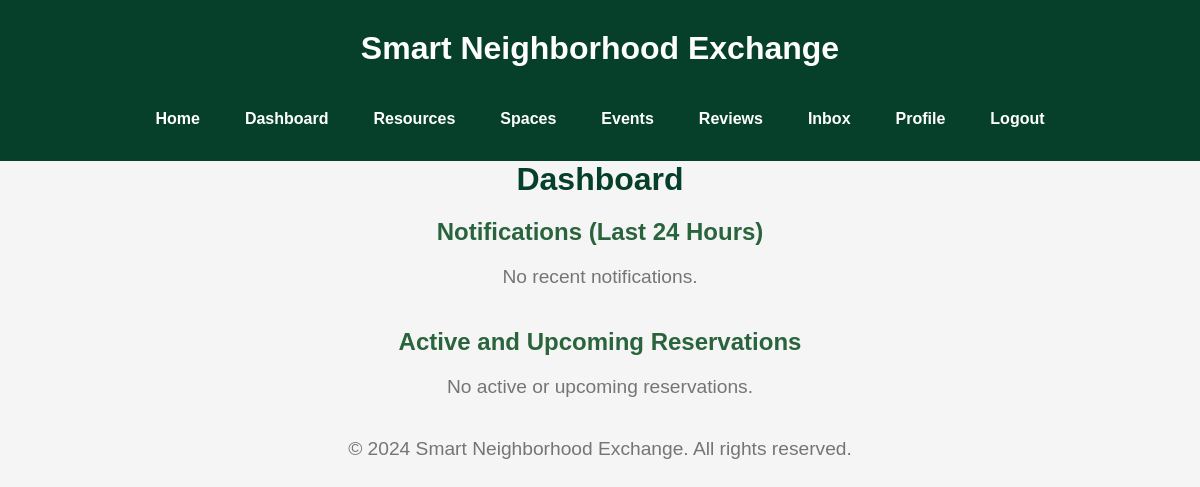
Page /dashboard (signed in) on the earlier database version.
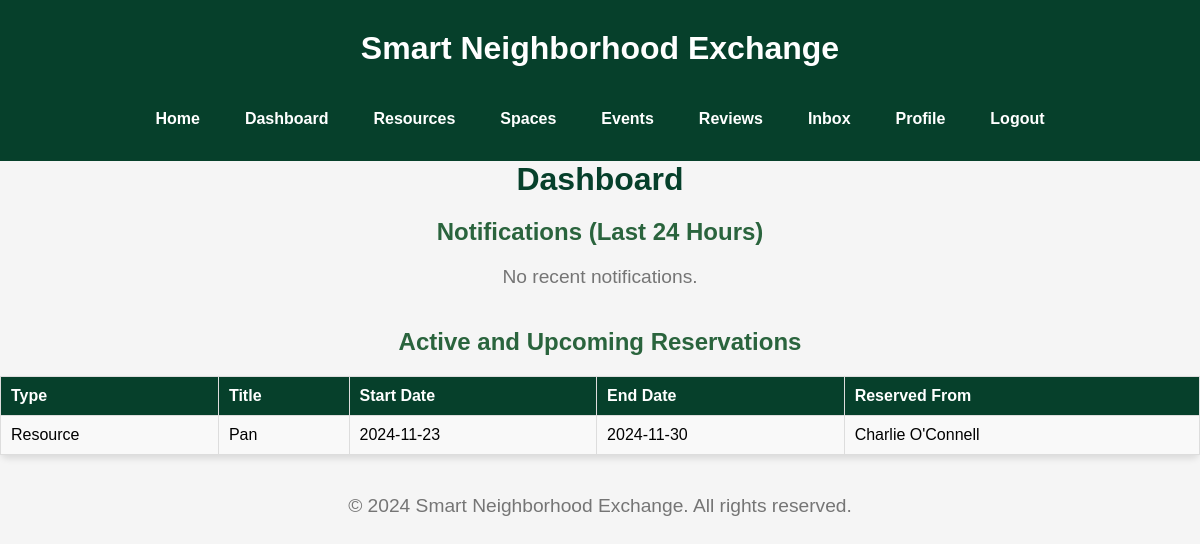
Same page on the later database version.
### tables this page shows
CREATE TABLE ResourceReservations (
    reservation_id INTEGER PRIMARY KEY AUTOINCREMENT,
    resource_id INTEGER NOT NULL,
    user_id INTEGER NOT NULL,
    reservation_start_date TEXT NOT NULL,
    reservation_end_date TEXT NOT NULL, created_at TEXT,
    FOREIGN KEY (resource_id) REFERENCES Resources(resource_id),
    FOREIGN KEY (user_id) REFERENCES Users(user_id)
);

CREATE TABLE Resources (
    resource_id INTEGER PRIMARY KEY AUTOINCREMENT,
    user_id INTEGER,
    title TEXT NOT NULL,
    description TEXT,
    images TEXT,
    category TEXT,
    availability TEXT,
    date_posted TEXT NOT NULL,
    FOREIGN KEY (user_id) REFERENCES Users(user_id)
);

CREATE TABLE Users (
    user_id INTEGER PRIMARY KEY AUTOINCREMENT,
    name TEXT NOT NULL,
    email TEXT NOT NULL UNIQUE,
    password TEXT NOT NULL,
    profile_image TEXT,
    location TEXT
);

### app.py (the view)
@app.route('/dashboard')
def dashboard():
    user_id = get_user_id()  # Function to get the current user's ID
    con = get_db()
    last_24_hours = (datetime.now() - timedelta(hours=24)).strftime('%Y-%m-%d %H:%M:%S')
    notifications = []
    resource_notifications = con.execute('''
        SELECT r.title, u.name, rr.created_at
        FROM ResourceReservations rr
        JOIN Resources r ON rr.resource_id = r.resource_id
        JOIN Users u ON rr.user_id = u.user_id
        WHERE r.user_id = ? AND rr.created_at >= ?
    ''', (user_id, last_24_hours)).fetchall()
    notifications.extend([("Resource", title, user_name, created_at) for title, user_name, created_at in resource_notifications])
    space_notifications = con.execute('''
        SELECT s.title, u.name, sr.created_at
        FROM SpaceReservations sr
        JOIN Spaces s ON sr.space_id = s.space_id
        JOIN Users u ON sr.user_id = u.user_id
        WHERE s.user_id = ? AND sr.created_at >= ?
    ''', (user_id, last_24_hours)).fetchall()
    notifications.extend([("Space", title, user_name, created_at) for title, user_name, created_at in space_notifications])
    event_notifications = con.execute('''
        SELECT e.title, u.name, ea.created_at
        FROM EventAttendance ea
        JOIN Events e ON ea.event_id = e.event_id
        JOIN Users u ON ea.user_id = u.user_id
        WHERE e.user_id = ? AND ea.created_at >= ?
    ''', (user_id, last_24_hours)).fetchall()
    notifications.extend([("Event", title, user_name, created_at) for title, user_name, created_at in event_notifications])
    reservations = []
    resource_reservations = con.execute('''
        SELECT r.title, rr.reservation_start_date, rr.reservation_end_date, u.name
        FROM ResourceReservations rr
        JOIN Resources r ON rr.resource_id = r.resource_id
        JOIN Users u ON r.user_id = u.user_id
        WHERE rr.user_id = ? AND (
            rr.reservation_end_date >= ? OR rr.reservation_start_date >= ?
        )
    ''', (user_id, datetime.now().strftime('%Y-%m-%d'), datetime.now().strftime('%Y-%m-%d'))).fetchall()
    reservations.extend([("Resource", title, start_date, end_date, reserved_from) for title, start_date, end_date, reserved_from in resource_reservations])
    space_reservations = con.execute('''
        SELECT s.title, sr.reservation_start_date, sr.reservation_end_date, u.name
        FROM SpaceReservations sr
        JOIN Spaces s ON sr.space_id = s.space_id
        JOIN Users u ON s.user_id = u.user_id
        WHERE sr.user_id = ? AND (
            sr.reservation_end_date >= ? OR sr.reservation_start_date >= ?
        )
    ''', (user_id, datetime.now().strftime('%Y-%m-%d'), datetime.now().strftime('%Y-%m-%d'))).fetchall()
    reservations.extend([("Space", title, start_date, end_date, reserved_from) for title, start_date, end_date, reserved_from in space_reservations])
    event_attendances = con.execute('''
        SELECT e.title, e.date, u.name
        FROM EventAttendance ea
        JOIN Events e ON ea.event_id = e.event_id
        JOIN Users u ON e.user_id = u.user_id
        WHERE ea.user_id = ? AND e.date >= ?
    ''', (user_id, datetime.now().strftime('%Y-%m-%d'))).fetchall()
    reservations.extend([("Event", title, start_date, None, organizer) for title, start_date, organizer in event_attendances])
    return render_template(
        'dashboard.html',
        notifications=notifications,
        reservations=reservations
    )

### app.py (called while the page is built)
def get_db():
    db = getattr(g, '_database', None)
    if db is None:
        db = g._database = sqlite3.connect(DATABASE)
    return db

@app.teardown_appcontext
def close_connection(exception):
    db = getattr(g, '_database', None)
    if db is not None:
        db.close()

def get_user_id():
    return session.get('user_id')

### templates/dashboard.html (shortened to what this page needs)
{% extends "base.html" %}
{% block content %}
<div class="dashboard-container">
    <header>
        <h1>Dashboard</h1>
    </header>
    <main>
        <section class="dashboard-section">
            <h2>Notifications (Last 24 Hours)</h2>
            {% if notifications %}
            <ul class="notifications-list">
                {% for notification in notifications %}
                <li>
                    <strong>{{ notification[0] }}</strong>: {{ notification[1] }} reserved by {{ notification[2] }} on {{ notification[3] }}
                </li>
                {% endfor %}
            </ul>
            {% else %}
            <p>No recent notifications.</p>
            {% endif %}
        </section>
        <section class="dashboard-section">
            <h2>Active and Upcoming Reservations</h2>
            {% if reservations %}
            <table class="dashboard-table">
                <thead>
                    <tr>
                        <th>Type</th>
                        <th>Title</th>
                        <th>Start Date</th>
                        <th>End Date</th>
                        <th>Reserved From</th>
                    </tr>
                </thead>
                <tbody>
                    {% for reservation in reservations %}
                    <tr>
                        <td>{{ reservation[0] }}</td>
                        <td>{{ reservation[1] }}</td>
                        <td>{{ reservation[2] }}</td>
                        <td>{{ reservation[3] if reservation[3] else "N/A" }}</td>
                        <td>{{ reservation[4] }}</td>
                    </tr>
                    {% endfor %}
                </tbody>
            </table>
            {% else %}
            <p>No active or upcoming reservations.</p>
            {% endif %}
        </section>
    </main>
</div>
{% endblock %}

### templates/base.html (shortened to what this page needs)
<!doctype html>
<html lang="en">
<head>
    <link rel="stylesheet" href="{{ url_for('static', filename='css/style.css') }}">
</head>
<body>
    <header class="navbar-header">
        <h1 class="navbar-header">Smart Neighborhood Exchange</h1>
        <nav class="navbar">
            <a href="{{ url_for('homepage') }}" class="navbar-link">Home</a>
            <a href="{{ url_for('dashboard') }}" class="navbar-link">Dashboard</a>
            <a href="{{ url_for('resources_home') }}" class="navbar-link">Resources</a>
            <a href="{{ url_for('spaces_home') }}" class="navbar-link">Spaces</a>
            <a href="{{ url_for('events_home') }}" class="navbar-link">Events</a>
            <a href="{{ url_for('reviews_home') }}" class="navbar-link">Reviews</a>
            <a href="{{ url_for('inbox') }}" class="navbar-link">Inbox</a>
            <a href="{{ url_for('profile') }}" class="navbar-link">Profile</a>
            <a href="{{ url_for('logout') }}" class="navbar-link">Logout</a>
        </nav>
    </header>
    <main class="main-container">
        {% block content %}{% endblock %}
    </main>
    <footer class="footer">
        <p>&copy; 2024 Smart Neighborhood Exchange. All rights reserved.</p>
    </footer>
</body>
</html>

### static/css/style.css (style rules this page uses)
body { font-family: Arial, sans-serif; background-color: #f5f5f5; margin: 0; padding: 0; }
h1, h2 { color: #333333; }
h1 { font-size: 2em; text-align: center; margin-top: 0; color: #06402B; }
h2 { font-size: 1.5em; color: #333333; margin-bottom: 20px; }
p { font-size: 0.95em; color: #666666; }
a { color: #06402B; text-decoration: none; }
h2 { color: #06402B; text-align: center; margin-bottom: 20px; }
.navbar-header { background-color: #06402B; color: #ffffff; padding: 15px 0; text-align: center; }
.navbar { display: flex; justify-content: center; gap: 15px; margin: 10px 0; background-color: #06402B; }
.navbar-link { color: #ffffff; text-decoration: none; padding: 8px 15px; border-radius: 5px; font-weight: bold; transition: background-color 0.3s ease; }
body { overflow-y: auto; }
body { font-family: Arial, sans-serif; background-color: #f5f5f5; margin: 0; padding: 0; overflow-y: auto; }
header h1 { text-align: center; color: #06402B; margin-bottom: 20px; }
section { margin-bottom: 40px; }
h2 { color: #2a643d; text-align: center; margin-bottom: 20px; }
table { width: 100%; border-collapse: collapse; margin-bottom: 20px; }
table th, table td { padding: 10px; text-align: left; border-bottom: 1px solid #ddd; }
table th { background-color: #06402B; color: white; }
table td { background-color: #f9f9f9; }
p { text-align: center; color: #666; font-size: 1.2em; }
.dashboard-container table { width: 100%; border-collapse: collapse; margin: 20px 0; }
.dashboard-container table th, .dashboard-container table td { padding: 10px; border: 1px solid #ddd; text-align: left; }
.dashboard-container table th { background-color: #06402B; color: white; }
h1, h2 { text-align: center; color: #2a643d; margin-bottom: 20px; }
p { text-align: center; color: #757575; font-size: 1.2em; }
table { width: 80%; margin: 20px auto; border-collapse: collapse; background-color: #f9f9f9; border-radius: 8px; box-shadow: 0 4px 6px rgba(0, 0, 0, 0.1); }
table thead { background-color: #06402B; color: white; }
table th, table td { text-align: center; padding: 10px; border: 1px solid #ddd; }
table th { font-weight: bold; }

Differences in the rows shown:
added ResourceReservations: reservation "Resource", title "Pan", reservation_start_date "2024-11-23", reservation_end_date "2024-11-30", name "Charlie O'Connell"
Other differences:
text no longer shown: "No active or upcoming reservations."
text now shown: "Type Title Start Date End Date Reserved From"
